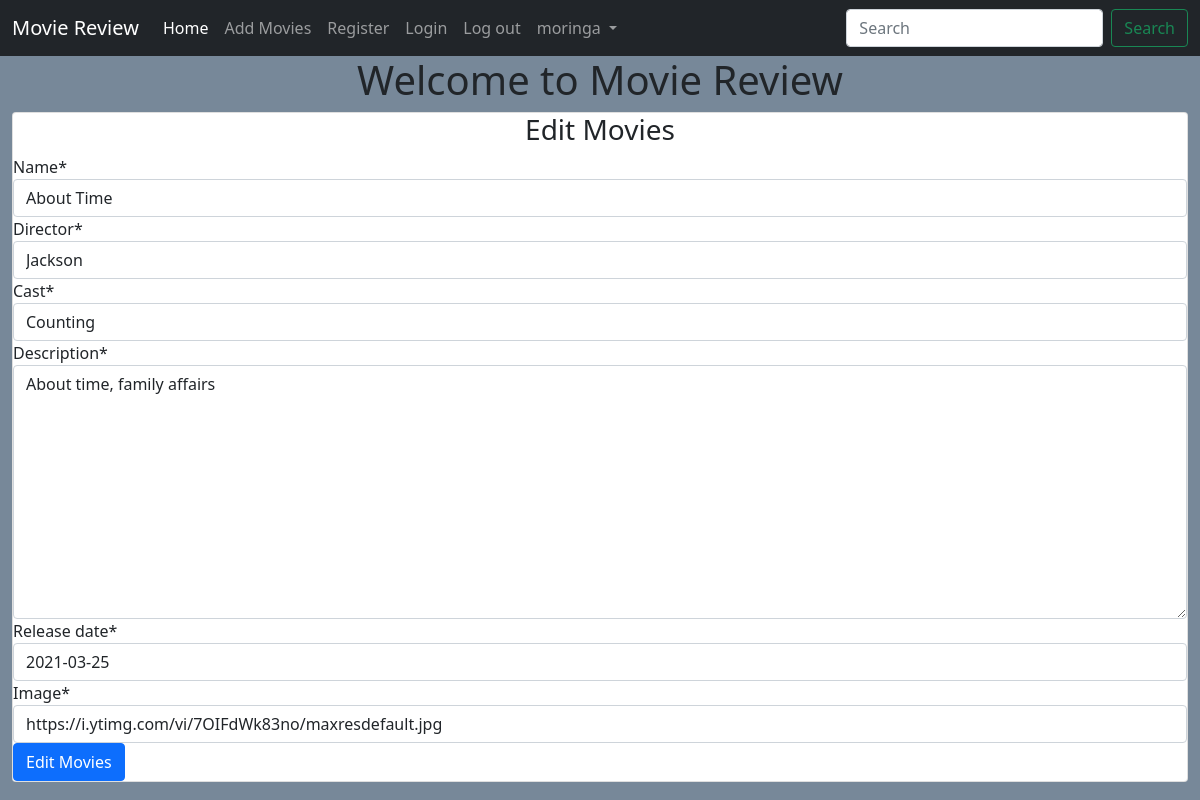
The app's page /editmovies/5/ (signed in), older data.
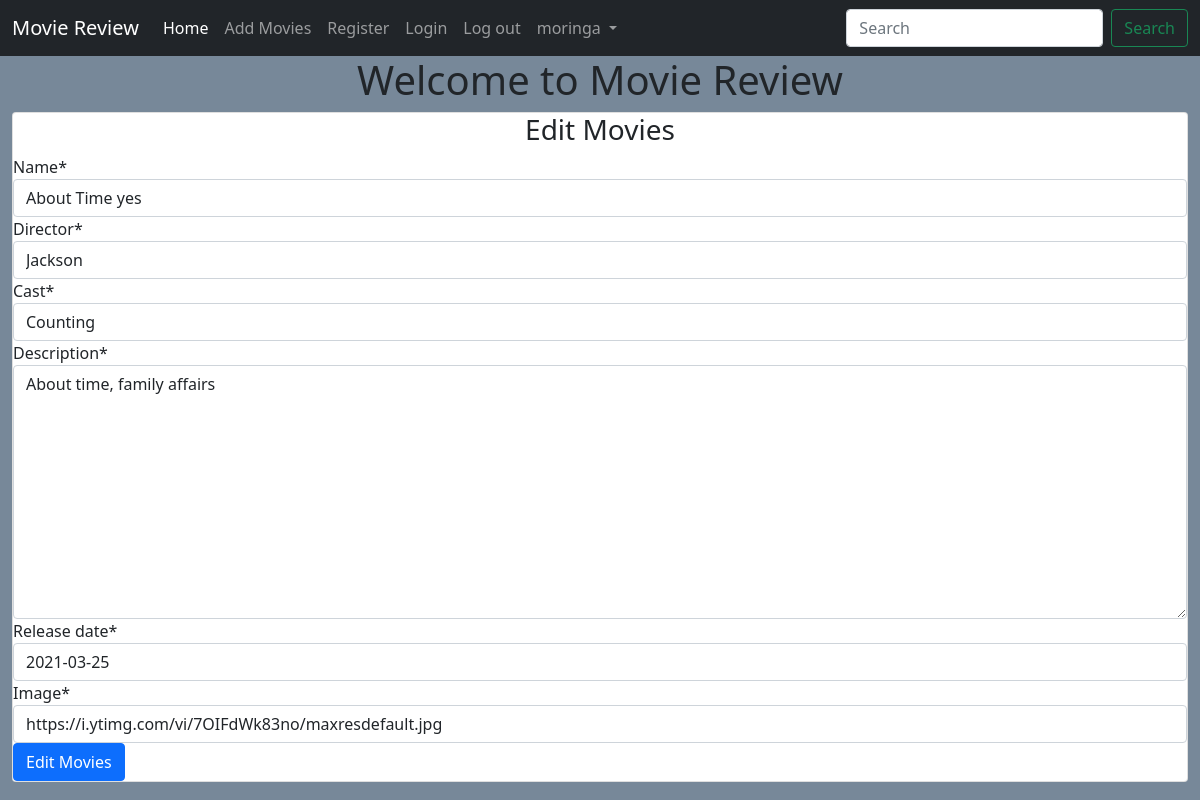
The same page, newer data.
### main/models.py (models this page shows, shortened)
class Movie(models.Model):
    name = models.CharField(max_length=250)
    director = models.CharField(max_length=100)
    cast = models.CharField(max_length=1000)
    description = models.TextField(max_length=6000)
    release_date = models.DateField()
    averageRating = models.FloatField(default=0)
    image = models.URLField(default=None, null=True)

### main/views.py (the view)
# urls.py: path('editmovies/<int:id>/', views.edit_movies, name='edit_movies'),
@login_required()
def edit_movies(request, id):
    movie = Movie.objects.get(id=id)
    if request.method == 'POST':
        form = MovieForm(request.POST or None, instance=movie)
        if form.is_valid():
            data = form.save(commit=False)
            data.save()
            return redirect("main:details", id)
    else:
        form = MovieForm(instance=movie)
    return render(request,'main/addmovies.html', {"form": form, "controller":"Edit Movies"})

### main/forms.py
class MovieForm(forms.ModelForm):
    class Meta:
        model = Movie
        fields = ('name', 'director', 'cast', 'description', 'release_date', 'image')
        widgets = {
            'image': forms.TextInput(attrs={'placeholder': 'Add image url.... '}),
        }

### main/templates/main/addmovies.html (shortened to what this page needs)
{% extends 'main/base.html' %}
{% load crispy_forms_tags %}
{% block content %}
<div class="container-fluid">
    <div class="card">
       <div class="card-content">
          <h3 class="text-center">{{ controller }}</h3>
          <form action="" method="POST">
            {{form | crispy}}
            <input type="submit" value="{{controller}}" class="btn btn-primary">
          </form>
       </div>
    </div>
</div>
{% endblock %}

Row changes from the older to the newer data that the page shows:
changed Movie "Jackson": name "About Time" → "About Time yes"
